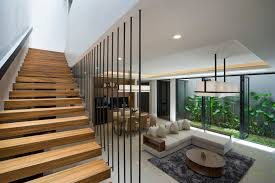
#> input picture normal_size_pic/11.jpeg, 275 x 183 px
$ python main.py normal_size_pic/11.jpeg
#> lines starting #> are read from the running program, lines starting #| are printed output that depends on the picture; after the words box and inside, x2 and y2 are one past the last pixel; in counts of white or black regions, pixels touching at a corner belong together; long printed decimals are rounded
### thresholding.py
import numpy as np
from skimage import filters
import skimage.io


def binary_image(path):
    image = skimage.io.imread(path)
    size = image.shape
    m = size[0]  # rows
    n = size[1]  # columns

    # Gray = R*0.299 + G*0.587 + B*0.114;
    def rgb2gray(rgb):
        return np.dot(rgb[..., :3], [0.299, 0.587, 0.114])

    if len(image.shape) == 3:
        gray = rgb2gray(image)
    else:
        gray = np.reshape(image, (m, n, 1))

    val = filters.threshold_otsu(gray)

    gray.flags.writeable = True

    arr = np.zeros((m, n))

    print("Threshold:", val)

    for i in range(m):
        for j in range(n):
            if gray[i, j] > val:
                arr[i, j] = 0
            else:
                arr[i, j] = 1

    return m, n, arr

### labeling.py
import numpy as np


class RecursiveConnectedComponentLabeler:

    def search(self, label_img, label, i, j):
        max_rows, max_cols = int(label_img.shape[0]), int(label_img.shape[1])

        if i < 0 or i >= max_rows:
            return
        if j < 0 or j >= max_cols:
            return

        label_img[i, j] = label
        neighborhood = label_img[i-1:i+2, j-1:j+2]
        for n in range(neighborhood.shape[0]):
            for m in range(neighborhood.shape[1]):
                if neighborhood[n, m] == -1:
                    self.search(label_img, label, i + n - 1, j + m - 1)

    def find_components(self, label_img, label):
        max_rows, max_cols = label_img.shape[0], label_img.shape[1]

        for i in range(max_rows):
            for j in range(max_cols):
                if label_img[i, j] == -1:
                    label = label + 1
                    self.search(label_img, label, i, j)
                    f = open(f"steps/{label}.txt", "w")
                    for ii in range(max_rows):
                        for jj in range(max_cols):
                            f.write(str(int(label_img[ii, jj]) + 1))
                            if jj < (max_cols-1):
                                f.write(", ")
                        f.write("\n")
                    f.close()

    def label_components(self, binary_img):
        label_img = -binary_img
        label = 0
        self.find_components(label_img, label)
        return label_img


class RecursiveConnectedComponentLabeler2:
    # [66 lines left out: functions neighbor, label_components, not called in this run]

### colors.py
import sys
import math
import itertools
from decimal import *

HEX = '0123456789abcdef'
HEX2 = dict((a+b, HEX.index(a)*16 + HEX.index(b)) for a in HEX for b in HEX)


def rgb(triplet):
    triplet = triplet.lower()
    return (HEX2[triplet[0:2]], HEX2[triplet[2:4]], HEX2[triplet[4:6]])


def MidSort(lst):
  if len(lst) <= 1:
    return lst
  i = int(len(lst)/2)
  ret = [lst.pop(i)]
  left = MidSort(lst[0:i])
  right = MidSort(lst[i:])
  interleaved = [item for items in itertools.izip_longest(left, right)
    for item in items if item != None]
  ret.extend(interleaved)
  return ret


def GetColors(numColors):
    numColors += 1
    max = 255
    segs = int(numColors**(Decimal("1.0")/3))
    step = int(max/segs)
    p = [(i*step) for i in range(1,segs)]
    points = [0,max]
    points.extend(MidSort(p))
    colors = []
    rangee = 0
    total = 1
    while total < numColors and rangee < len(points):
      rangee += 1
      for c0 in range(rangee):
        for c1 in range(rangee):
          for c2 in range(rangee):
            if total >= numColors:
              break
            c = "%02X%02X%02X" % (points[c0], points[c1], points[c2])
            if rgb(c) not in colors:
              colors.append(rgb(c))
              total += 1
    return colors

### main.py
from thresholding import binary_image
from labeling import RecursiveConnectedComponentLabeler, RecursiveConnectedComponentLabeler2
import matplotlib.pyplot as plt
import matplotlib.image as mpimg
import numpy as np
import sys
import colors
import subprocess

sys.setrecursionlimit(1500000)


def transform_classes_to_colors(mat, row, col):
    colors_set = set()
    for i in range(row):
        for j in range(col):
            colors_set.add(mat[i, j])

    num_colors = len(colors_set)
    sample = colors.GetColors(min(num_colors, 25))
    correspond = {}
    curr = 0
    for c in colors_set:
        correspond[c] = sample[curr % 25]
        curr += 1

    rgb_array = np.zeros((row, col, 3), 'uint8')

    for i in range(row):
        for j in range(col):
            rgb_array[i, j] = correspond[mat[i, j]]
    return rgb_array


def max_color(mat, m, n):
    mx = -1
    for i in range(m):
        for j in range(n):
            mx = max(mx, mat[i,j])
    return str(int(mx))


def main():
    if len(sys.argv) == 1:
        path = "adidas.png"
    else:
        path = sys.argv[1]

    # m : rows - n : columns
    m, n, image = binary_image(path)
#> in binary_image, image is the input picture: shape (183, 275, 3); mean R, G, B 133.9, 126.5, 112.8
#> in rgb2gray, `return np.dot(rgb[..., :3], [0.299, 0.587, 0.114])`:
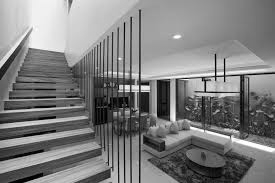
#> returned value: shape (183, 275) float64; min 0.228, max 254.7, mean 127.1
#> in binary_image, `val = filters.threshold_otsu(gray)`: val = 125
#| Threshold: 124.979
#> after the loop in binary_image, `for i in range(m):`:
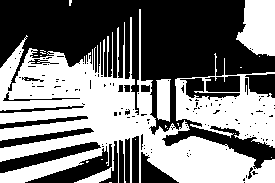
#> arr: shape (183, 275) float64; values 0 (black) and 1 (white), 48.1% white; 22 white regions (18 under 20 px), largest, box (x1, y1, x2, y2) and area: (0, 9, 275, 183) 17802, (175, 53, 275, 148) 4093, (236, 0, 275, 56) 1702, (156, 79, 171, 122) 530
#> m = 183; n = 275

    label = RecursiveConnectedComponentLabeler().label_components(image)
#> after the loop in find_components, `for i in range(max_rows):`:
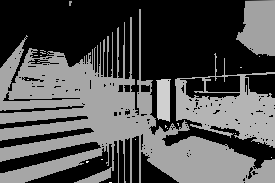
#> label_img: shape (183, 275) float64; min 0, max 55, mean 17.6; drawn with min black and max white
    plt.figure(figsize=(30, 10))
    plt.subplot(1, 3, 1), plt.title('original')
    image_org = mpimg.imread(path)
    plt.imshow(image_org, cmap='gray'), plt.axis('off')
    plt.subplot(1, 3, 2), plt.title('gray')
    plt.imshow(image, cmap='binary'), plt.axis('off')
    plt.subplot(1, 3, 3), plt.title('label')
    plt.imshow(transform_classes_to_colors(label, m, n)), plt.axis('off')
#> after the loop in transform_classes_to_colors, `for i in range(row):`:
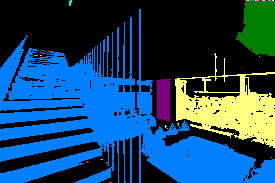
#> rgb_array: shape (183, 275, 3); mean of channels 0, 1, 2 22.3, 70.1, 102.1; drawn as R, G, B

    if (m < 20 and n < 20):
        fig, axs = plt.subplots(1, 1)
        int_array = label.astype(int)
        axs.axis('off')
        axs.set_aspect('equal')
        axs.table(cellText=int_array, loc='center', colWidths=[0.05] * n)

    plt.show()


if __name__ == "__main__":
    bashCommand = "rm -rf steps"
    process = subprocess.Popen(bashCommand.split(), stdout=subprocess.PIPE)
    process.communicate()
    bashCommand = "mkdir -p steps"
    process = subprocess.Popen(bashCommand.split(), stdout=subprocess.PIPE)
    process.communicate()
    main()
    exit()
#> (the program exits here)

$ run again, on normal_size_pic/14.jpeg
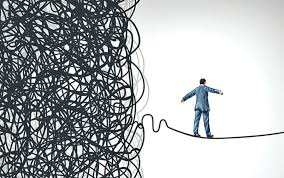
#> input picture normal_size_pic/14.jpeg, 284 x 178 px
#> in binary_image, image is the input picture: shape (178, 284, 3); mean R, G, B 172.1, 176.2, 177.4
#> val = 147.9
#| Threshold: 147.920
#> after the loop in binary_image, `for i in range(m):`:
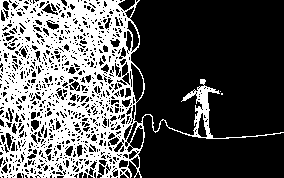
#> arr: shape (178, 284) float64; values 0 (black) and 1 (white), 35.3% white; 3 white regions (2 under 20 px), largest, box (x1, y1, x2, y2) and area: (0, 0, 284, 178) 17855
#> in main, `plt.show()`:
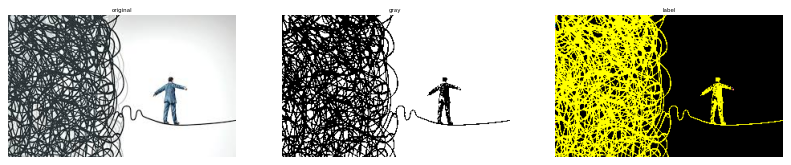
#> figure drawn by matplotlib, 3 panels

$ run again, on normal_size_pic/16.jpeg
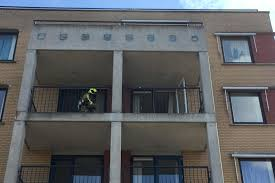
#> input picture normal_size_pic/16.jpeg, 275 x 183 px
#> in binary_image, image is the input picture: shape (183, 275, 3); mean R, G, B 93.7, 95.9, 98.2
#> val = 97.61
#| Threshold: 97.613
#> after the loop in binary_image, `for i in range(m):`:
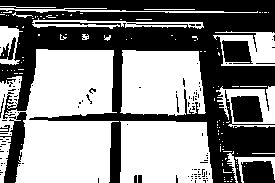
#> arr: shape (183, 275) float64; values 0 (black) and 1 (white), 53.5% white; 114 black regions (102 under 20 px), largest, box (x1, y1, x2, y2) and area: (0, 0, 275, 183) 19931, (0, 112, 27, 183) 860, (231, 96, 263, 122) 732
#> after the loop in transform_classes_to_colors, `for i in range(row):`:
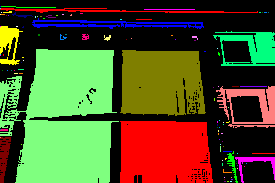
#> rgb_array: shape (183, 275, 3); mean of channels 0, 1, 2 82.4, 83.4, 41.2; drawn as R, G, B
